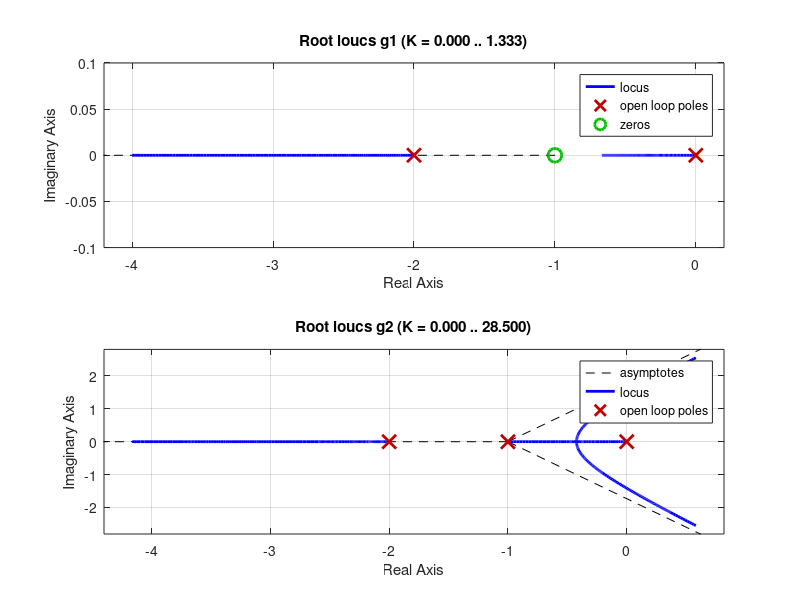

The MATLAB source for this figure:
% Hardik Chhabra 2020UEA6504
clc; 
close all; 
clear all;

num1 = [1 1];
den1 = conv([1 0],[.5 1]);
g1 = tf(num1, den1);
subplot(211)
rlocus(g1)

num2 = [1];
den2 = poly([0 -1 -2]);
g2 = tf(num2, den2);
subplot(212)
rlocus(g2)

% saveas(gcf,'RootLocus.png')